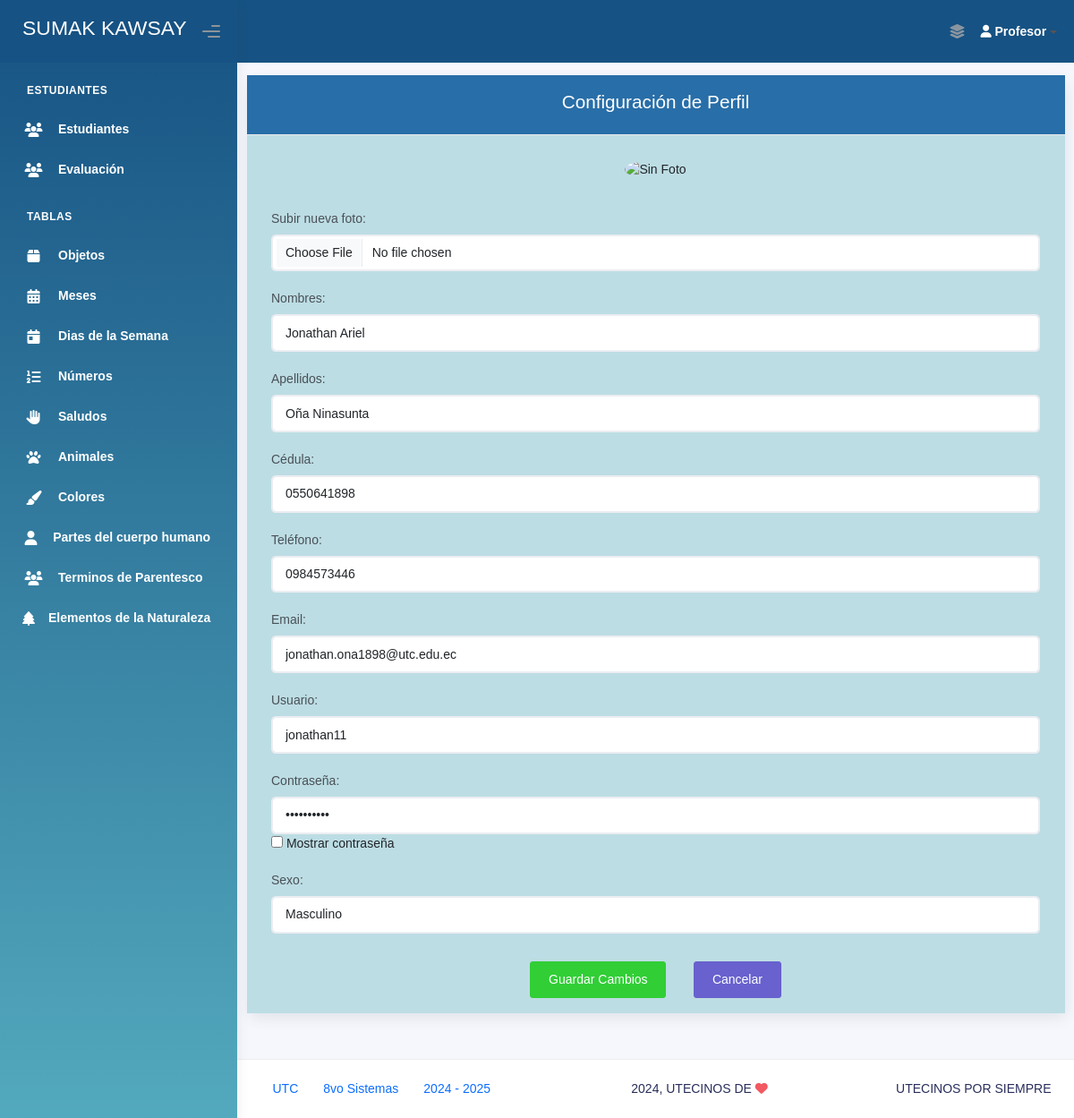
The app's page /profesor/configuracion/ (signed in) with its own data.
### Aplicaciones/Modulos/models.py (models this page shows, shortened)
class Profesor(models.Model):
    usuario = models.CharField(max_length=150, unique=True)
    contrasena = models.CharField(max_length=128)
    nombres = models.CharField(max_length=100)
    apellidos = models.CharField(max_length=100)
    cedula = models.CharField(max_length=10, unique=True)
    foto = models.ImageField(upload_to='foto_profesor/', null=True, blank=True)
    telefono = models.CharField(max_length=15, blank=True, null=True)
    email = models.EmailField(unique=True)
    sexo = models.CharField(max_length=10)

### Aplicaciones/Modulos/views.py (the view, shortened to what this page needs)
# urls.py: path('profesor/configuracion/', views.configuracion_profesor, name='configuracion_profesor'),
def configuracion_profesor(request):
    if not request.session.get('profesor_id'):
        return redirect('login_profesor')
    profesor = get_object_or_404(Profesor, id=request.session['profesor_id'])
    return render(request, 'Administrador/Profesores/configuracion_profesor.html', {'profesor': profesor})

### Aplicaciones/Modulos/templates/Administrador/Profesores/configuracion_profesor.html (shortened to what this page needs)
{% extends 'plantillaAdmin.html' %}
{% load static %}
{% block body %}
<br><br>
<div class="container mt-5">
  <div class="row justify-content-center">
    <div class="col-md-12">
      <div class="card">
        <div class="card-header text-center" style="background-color: #286ea8;">
          <h4 style="color: white;">Configuración de Perfil</h4>
        </div>
        <div class="card-body" style="background-color: #bddde4;">
          <form method="post" enctype="multipart/form-data" id="frm_profesor">
            <div class="form-group text-center">
              {% if profesor.foto %}
                <img src="{{ profesor.foto.url }}" class="rounded-circle mb-3" width="120" height="120" alt="Foto del Profesor">
              {% else %}
                <img src="{% static 'default-user.png' %}" class="rounded-circle mb-3" width="120" height="120" alt="Sin Foto">
              {% endif %}
            </div>
            <div class="form-group">
              <label for="foto">Subir nueva foto:</label>
              <input type="file" name="foto" id="foto" class="form-control">
            </div>
            <div class="form-group">
              <label for="nombres">Nombres:</label>
              <input type="text" name="nombres" id="nombres" class="form-control" value="{{ profesor.nombres }}" required>
            </div>
            <div class="form-group">
              <label for="apellidos">Apellidos:</label>
              <input type="text" name="apellidos" id="apellidos" class="form-control" value="{{ profesor.apellidos }}" required>
            </div>
            <div class="form-group">
              <label for="cedula">Cédula:</label>
              <input type="text" name="cedula" id="cedula" class="form-control" value="{{ profesor.cedula }}" maxlength="10" required>
            </div>
            <div class="form-group">
              <label for="telefono">Teléfono:</label>
              <input type="text" name="telefono" id="telefono" class="form-control" value="{{ profesor.telefono }}" maxlength="10">
            </div>
            <div class="form-group">
              <label for="email">Email:</label>
              <input type="email" name="email" id="email" class="form-control" value="{{ profesor.email }}" required>
            </div>
            <div class="form-group">
                <label for="usuario">Usuario:</label>
                <input type="text" name="usuario" id="usuario" class="form-control" value="{{ profesor.usuario }}" required>
            </div>
            <div class="form-group">
                <label for="contrasena">Contraseña:</label>
                <input type="password" name="contrasena" id="contrasena" class="form-control" value="{{ profesor.contrasena }}" required>
                <input type="checkbox" onclick="togglePassword()"> Mostrar contraseña
            </div>
            <div class="form-group">
              <label for="sexo">Sexo:</label>
              <select name="sexo" id="sexo" class="form-control" required>
                <option value="Masculino" {% if profesor.sexo == 'Masculino' %}selected{% endif %}>Masculino</option>
              </select>
            </div>
            <div class="text-center mt-4">
              <button type="submit" class="btn btn-success">Guardar Cambios</button>
              <a href="{% url 'profesor_bienvenida' %}" class="btn btn-secondary">Cancelar</a>
            </div>
          </form>
        </div>
      </div>
    </div>
  </div>
</div>
<br>
{% endblock %}

### records on screen
Profesor: nombres "Jonathan Ariel", apellidos "Oña Ninasunta", cedula "0550641898", telefono "0984573446", email "jonathan.ona1898@utc.edu.ec", usuario "jonathan11", sexo "Masculino"
